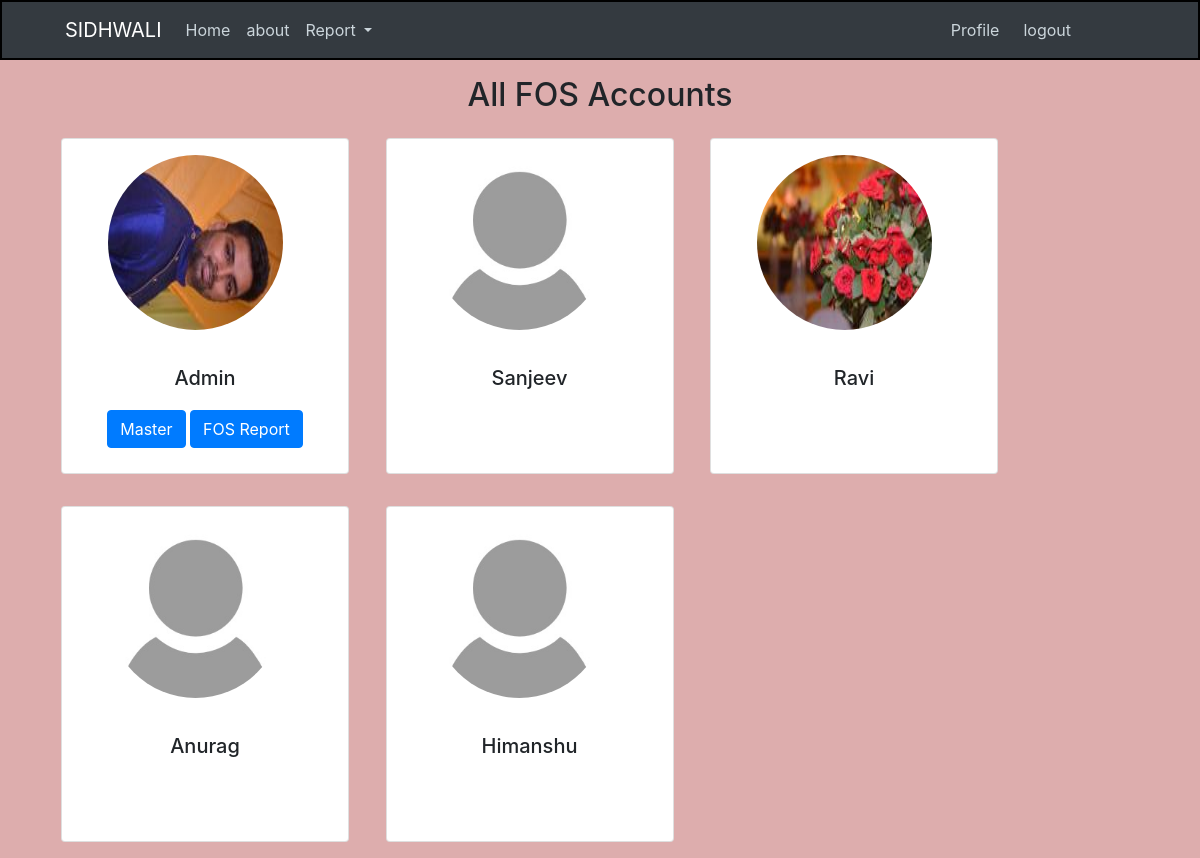
The page /home (signed in) on the database as committed earlier.
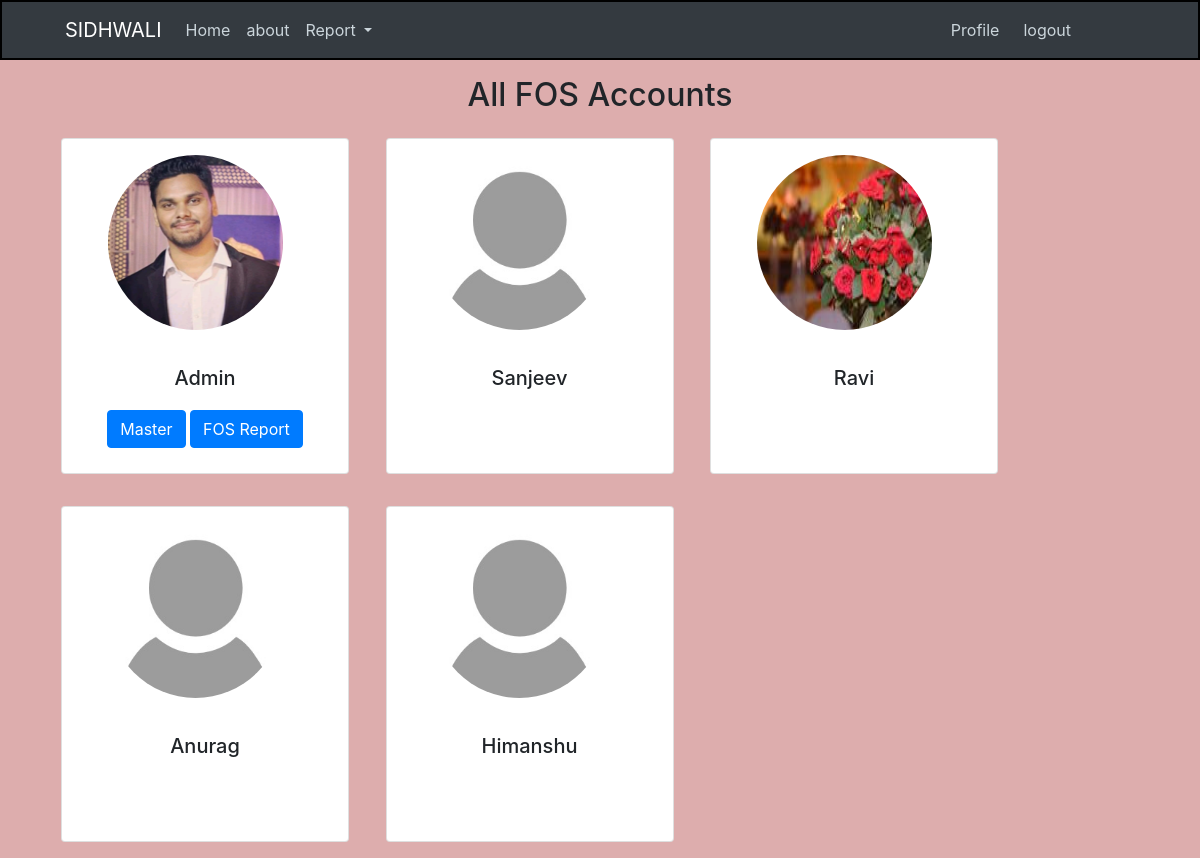
The same page on the database as committed later.
### crm/models.py (models this page shows, shortened)
class User(db.Model, UserMixin):
    id = db.Column(db.Integer, primary_key=True)
    username = db.Column(db.String(20), unique=True, nullable=False)
    email = db.Column(db.String(120), unique=True, nullable=False)
    image_file = db.Column(db.String(20), nullable=False, default="default.jpeg")
    password = db.Column(db.String(20), nullable=False)
    pos_id = db.Column(db.Integer, unique=True, nullable=False)
    hisaab = db.relationship("Hisaab", backref="fos", lazy="dynamic")

### crm/routes.py (the view)
@app.route("/home")
@login_required
def home():
    fos = User.query.all()
    hisaab = Hisaab.query.filter()
    return render_template(
        "home.html", title="Home", fos=fos, hisaab=hisaab, admin=admin
    )

### crm/models.py (called while the page is built)
@login_manager.user_loader
def load_user(user_id):
    return User.query.get(int(user_id))

### crm/templates/home.html
{% extends "index.html" %}
{% block content  %}
<div class="container mt-3">
   <h2 class="text-center">All FOS Accounts</h2>
   {% for fse in fos %}
   <div class="card d-inline-flex m-3 align-items-center" style="width: 18rem; height: 21rem;">
      <div class="mt-3">
         <img class="rounded-circle account-img"
            src="{{ url_for("static", filename="profile_pics/" + fse.image_file) }}">
      </div>
      <div class="card-body text-center min">
         <h5 class="card-title">{{fse.username}}</h5>
         {% if current_user.username != admin %}
         {% if fse == current_user %}
         <a href="{{ url_for('hisaab') }}" class="btn btn-primary mt-2">Hisaab</a>
         <a href="{{ url_for('user_hisaab', username=current_user.username) }}" class="btn btn-primary mt-2">Report</a>
         {% endif %}
         {% else  %}
         {% if fse == current_user %}
         <a href="{{ url_for('master') }}" class="btn btn-primary mt-2">Master</a>
         <a href="{{ url_for('report') }}" class="btn btn-primary mt-2">FOS Report</a>
         {% endif %}
         {% endif %}
      </div>
   </div>
   {% endfor %}
</div>
{% endblock content %}

### crm/templates/index.html (shortened to what this page needs)
<!doctype html>
<html lang="en">
<head>
   <link rel="stylesheet" href="https://maxcdn.bootstrapcdn.com/bootstrap/4.0.0/css/bootstrap.min.css"
>
   <link rel="stylesheet" href="{{ url_for('static', filename='main.css') }}">
</head>
<body>
   <header class="site-header">
      <nav class="navbar navbar-expand-lg navbar-dark bg-dark px-5">
         <div class="container">
            <a class="navbar-brand" href="/">SIDHWALI</a>
            <div class="collapse navbar-collapse" id="navbarSupportedContent">
               <div class="navbar-nav mr-auto">
                  <li class="nav-item">
                     <a class="nav-link" href="{{ url_for('home') }}">Home</a>
                  </li>
                  <li class="nav-item">
                     <a class="nav-link" href="{{ url_for('about') }}">about</a>
                  </li>
                  <li class="nav-item dropdown">
                     <a class="nav-link dropdown-toggle" href="#" id="navbarDropdown" role="button"
                        data-toggle="dropdown" aria-haspopup="true" aria-expanded="false">
                        Report
                     </a>
                  </li>
               </div>
               <div class="navbar-nav mr-5 ml-2">
                  <div class="d-flex justify-content-center">
                     {% if current_user.is_authenticated %}
                     <li class="nav-item">
                        <a class="nav-link mr-2" href="{{ url_for('profile') }}">Profile</a>
                     </li>
                     <li class="nav-item">
                        <a class="nav-link mr-2" href="{{ url_for('logout') }}">logout</a>
                     </li>
                     {% endif %}
                  </div>
               </div>
            </div>
         </div>
      </nav>
   </header>
   <main role="main">
      {% block content %} {% endblock content %}
   </main>
</body>
</html>

### crm/static/main.css (style rules this page uses)
body { background-color: rgb(221, 173, 173); }
.site-header { min-height: min-content; border: 2px solid black; }
.site-header .navbar-nav .nav-link { color: #cbd5db; }
.account-img { height: 175px; width: 175px; margin-right: 20px; margin-bottom: 16px; }

Rows that differ between the two databases and show on the page:
changed User "Admin": image_file: a different picture
